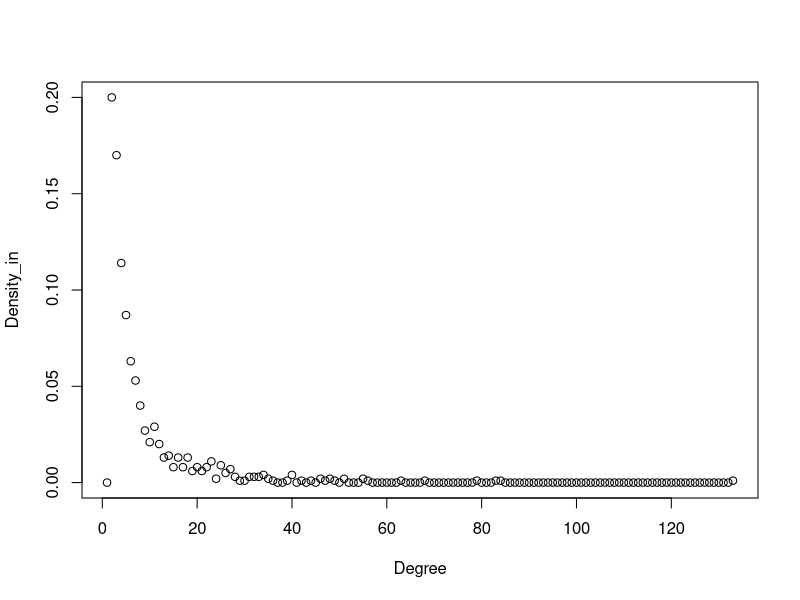
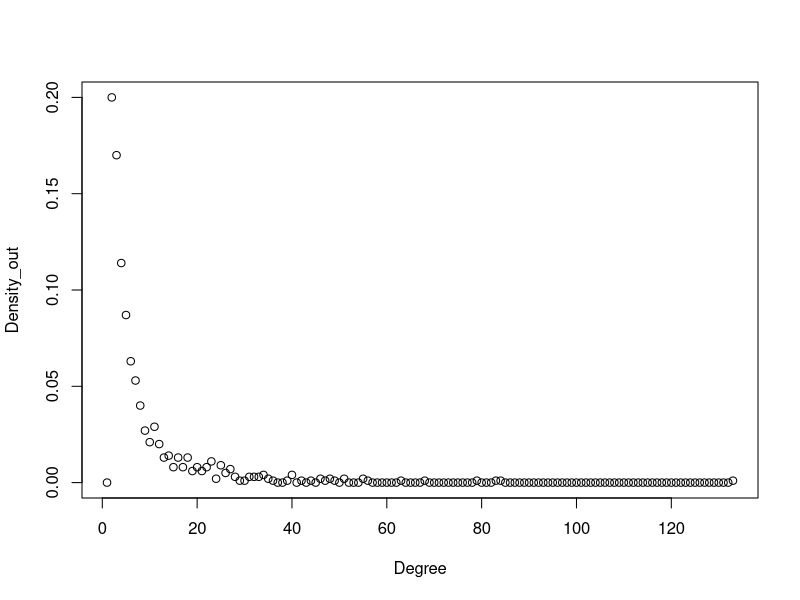

These charts were generated, in order, by the following R code:
library(igraph)

# (a) 
g_forest <- forest.fire.game(1000, fw.prob=0.37, bw.factor=0.32/0.37, directed=FALSE)
a <- degree_distribution(g_forest, mode='in')
b <- degree_distribution(g_forest, mode='out')
setEPS()
postscript("hw1P4a1.eps")
plot(a, xlab="Degree", ylab="Density_in")
setEPS()
postscript("hw1P4a2.eps")
plot(b, xlab="Degree", ylab="Density_out")
dia_forest <- diameter(g_forest, unconnected=TRUE, weights=NULL)
mod_forest <- cluster_fast_greedy(g_forest, merges=TRUE, modularity=TRUE, membership=TRUE)
modularity(mod_forest)

# (b)
d <- 0
for (j in 1:100)
{
  g_forest <- forest.fire.game(1000, fw.prob=0.37, bw.factor=0.32/0.37, directed=FALSE)
  d <- d + diameter(g_forest, unconnected=TRUE)
}
d <- d/100

# (c)
m <- 0
l <- 0
for (j in 1:100)
{
  g_forest <- forest.fire.game(1000, fw.prob=0.27, bw.factor=0.32/0.37, directed=FALSE)
  mod_forest <- cluster_fast_greedy(g_forest, merges=TRUE, modularity=TRUE, membership=TRUE)
  m <- m + modularity(mod_forest)
  l <- l + length(mod_forest)
}
m <- m/100
l <- l/100